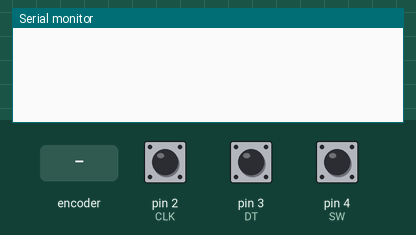
A sketch run on a simulated Arduino Uno, built with avr-gcc and run on an emulated ATmega328P. Parts: the last lines printed to the serial monitor. The inputs (shaded band) are chosen by the test bench; at power-on: pin 4 (SW) HIGH, pin 2 (CLK) HIGH, pin 3 (DT) HIGH.

Above: at 1.2 s.
1.3 s: rotary encoder on pin 2 (CLK) / pin 3 (DT) turned 1 step (first pin leading)
At 2.0 s:
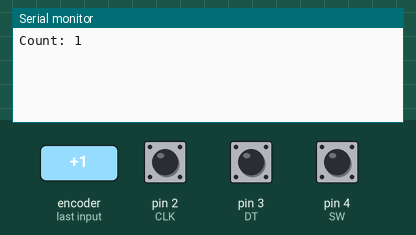
3.0 s: pin 4 (SW) pulled LOW for 0.15 s
At 3.3 s:
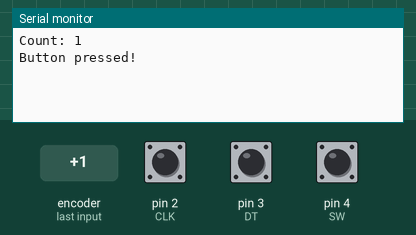
4.6 s: rotary encoder on pin 2 (CLK) / pin 3 (DT) turned 1 step (first pin leading)
At 5.8 s:
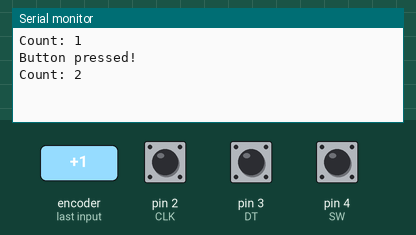

The sketch:

example.ino
```cpp
// Reads a KY-040 on an Arduino using an interrupt on the CLK pin to count encoder steps and prints counts and button presses over Serial.
//
// Buy this module: https://shillehtek.com/products/ky-040-rotary-encoder-module-for-arduino-with-demo-code
// Full manual: https://shillehtek.com/blogs/shillehtek-product-manuals/ky-040-rotary-encoder-module-for-arduino-with-demo-code-manual
// More examples: https://github.com/shillehbean/shillehtek-examples
//

// KY-040 Rotary Encoder - Arduino Example
// CLK = D2 (interrupt), DT = D3, SW = D4

const int CLK = 2;
const int DT  = 3;
const int SW  = 4;

volatile long counter = 0;
volatile int lastCLK = HIGH;

void readEncoder() {
  int cur = digitalRead(CLK);
  if (cur != lastCLK && cur == LOW) {
    if (digitalRead(DT) != cur) counter++;
    else                         counter--;
  }
  lastCLK = cur;
}

void setup() {
  Serial.begin(9600);
  pinMode(CLK, INPUT);
  pinMode(DT,  INPUT);
  pinMode(SW,  INPUT_PULLUP);
  attachInterrupt(digitalPinToInterrupt(CLK), readEncoder, CHANGE);
}

void loop() {
  static long last = 0;
  if (counter != last) {
    Serial.print("Count: ");
    Serial.println(counter);
    last = counter;
  }
  if (digitalRead(SW) == LOW) {
    Serial.println("Button pressed!");
    delay(200);  // debounce
  }
}
```

Measured:
- after the input at 1.3 s, the serial monitor: prints a new line at once (image 1)
- after the input at 3.0 s, the serial monitor: prints a new line at once (image 2)
- after the input at 4.6 s, the serial monitor: prints a new line at once (image 3)
